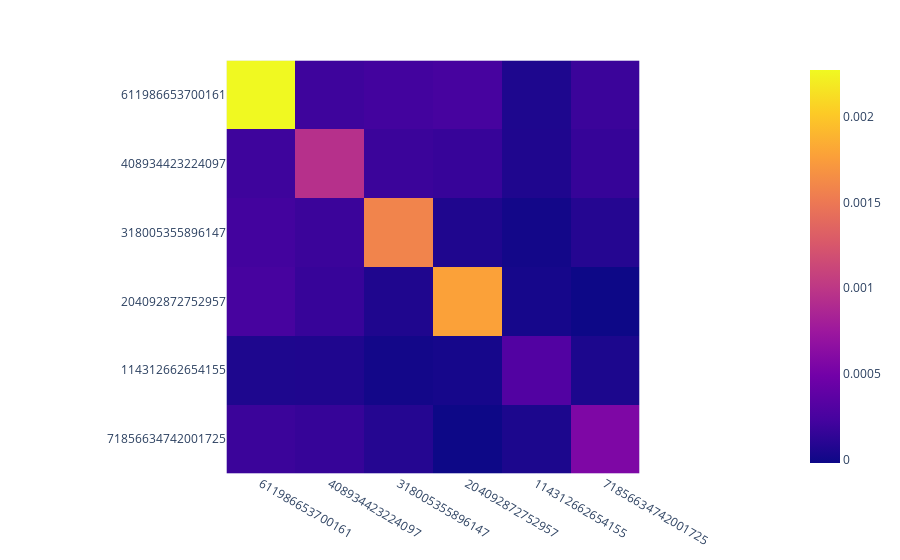

Write notebook code for a chart like this one.
### Markdown cell above
<p dir=rtl style="direction: rtl;text-align: right;line-height:200%;font-family:vazir;font-size:medium">
<font face="vazir" size=3>
ماتریس کوواریانس به دست آمده در سلول فوق را با
<code>px.imshow</code>
رسم میکنیم.
  </font>
</p>

### Code cell
px.___(covariance)

### Figure 1 — Plotly figure (JSON) as saved in the notebook; plotly's stock layout.template omitted (floating-point values rounded to 4 significant figures)
{"data": [{"coloraxis": "coloraxis", "hovertemplate": "x: %{x}<br>y: %{y}<br>color: %{z}<extra></extra>", "name": "0", "type": "heatmap", "x": ["611986653700161", "408934423224097", "318005355896147", "204092872752957", "114312662654155", "71856634742001725"], "xaxis": "x", "y": ["611986653700161", "408934423224097", "318005355896147", "204092872752957", "114312662654155", "71856634742001725"], "yaxis": "y", "z": [[0.002275, 0.0001983, 0.0002219, 0.0002392, 5.433e-05, 0.0001836], [0.0001983, 0.000945, 0.0001855, 0.0001668, 5.843e-05, 0.0001614], [0.0002219, 0.0001855, 0.001582, 5.831e-05, 5.502e-06, 8.812e-05], [0.0002392, 0.0001668, 5.831e-05, 0.001779, 1.857e-05, -2.041e-05], [5.433e-05, 5.843e-05, 5.502e-06, 1.857e-05, 0.0003056, 4.507e-05], [0.0001836, 0.0001614, 8.812e-05, -2.041e-05, 4.507e-05, 0.0005627]]}], "layout": {"coloraxis": {"colorscale": [[0, "#0d0887"], [0.1111, "#46039f"], [0.2222, "#7201a8"], [0.3333, "#9c179e"], [0.4444, "#bd3786"], [0.5556, "#d8576b"], [0.6667, "#ed7953"], [0.7778, "#fb9f3a"], [0.8889, "#fdca26"], [1, "#f0f921"]]}, "margin": {"t": 60}, "xaxis": {"anchor": "y", "constrain": "domain", "domain": [0, 1], "scaleanchor": "y"}, "yaxis": {"anchor": "x", "autorange": "reversed", "constrain": "domain", "domain": [0, 1]}}}
